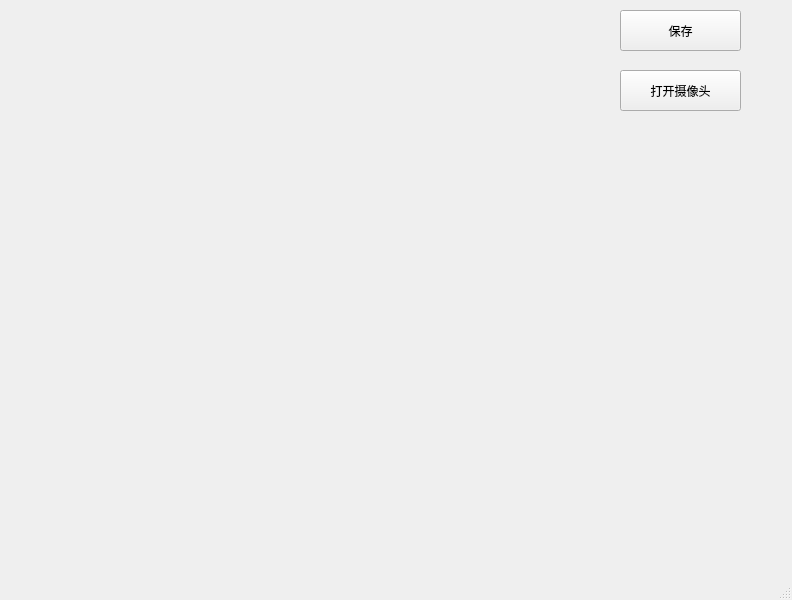
<?xml version="1.0" encoding="UTF-8"?>
<ui version="4.0">
 <class>GeneralInterface</class>
 <widget class="QMainWindow" name="GeneralInterface">
  <property name="geometry">
   <rect>
    <x>0</x>
    <y>0</y>
    <width>792</width>
    <height>600</height>
   </rect>
  </property>
  <property name="windowTitle">
   <string>MainWindow</string>
  </property>
  <widget class="QWidget" name="centralwidget">
   <widget class="QLabel" name="img">
    <property name="geometry">
     <rect>
      <x>0</x>
      <y>0</y>
      <width>550</width>
      <height>550</height>
     </rect>
    </property>
    <property name="text">
     <string/>
    </property>
   </widget>
   <widget class="QPushButton" name="SaveButton">
    <property name="geometry">
     <rect>
      <x>620</x>
      <y>10</y>
      <width>121</width>
      <height>41</height>
     </rect>
    </property>
    <property name="text">
     <string>保存</string>
    </property>
   </widget>
   <widget class="QPushButton" name="CameraButton">
    <property name="geometry">
     <rect>
      <x>620</x>
      <y>70</y>
      <width>121</width>
      <height>41</height>
     </rect>
    </property>
    <property name="text">
     <string>打开摄像头</string>
    </property>
   </widget>
  </widget>
  <widget class="QMenuBar" name="menubar">
   <property name="geometry">
    <rect>
     <x>0</x>
     <y>0</y>
     <width>792</width>
     <height>21</height>
    </rect>
   </property>
  </widget>
  <widget class="QStatusBar" name="statusbar"/>
 </widget>
 <resources/>
 <connections/>
</ui>
